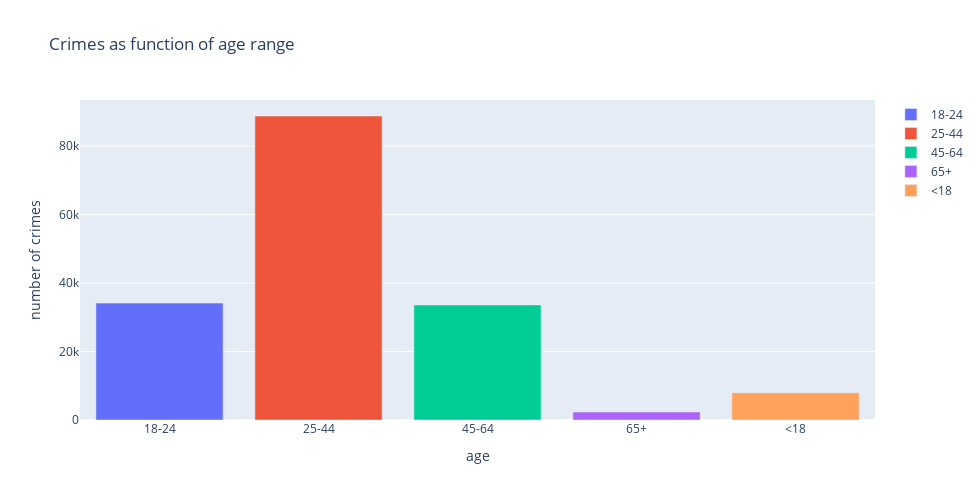

This figure's notebook cell:
### Code cell
fig = px.bar(age,'age', 'ocurrences',color='age',width=980, height=500,orientation = 'v',labels={'ocurrences':'number of crimes'},title ="Crimes as function of age range",)

fig.for_each_trace(
    lambda trace: trace.update(name=next(continents)),
)

fig.show()

### Figure 1 — Plotly figure (JSON) as saved in the notebook; plotly's stock layout.template omitted (floating-point values rounded to 4 significant figures)
{"data": [{"alignmentgroup": "True", "hoverlabel": {"namelength": 0}, "hovertemplate": "age=%{x}<br>number of crimes=%{y}", "legendgroup": "age=18-24", "marker": {"color": "#636efa"}, "name": "18-24", "offsetgroup": "age=18-24", "orientation": "v", "showlegend": true, "textposition": "auto", "type": "bar", "x": ["18-24"], "xaxis": "x", "y": [34151], "yaxis": "y"}, {"alignmentgroup": "True", "hoverlabel": {"namelength": 0}, "hovertemplate": "age=%{x}<br>number of crimes=%{y}", "legendgroup": "age=25-44", "marker": {"color": "#EF553B"}, "name": "25-44", "offsetgroup": "age=25-44", "orientation": "v", "showlegend": true, "textposition": "auto", "type": "bar", "x": ["25-44"], "xaxis": "x", "y": [88810], "yaxis": "y"}, {"alignmentgroup": "True", "hoverlabel": {"namelength": 0}, "hovertemplate": "age=%{x}<br>number of crimes=%{y}", "legendgroup": "age=45-64", "marker": {"color": "#00cc96"}, "name": "45-64", "offsetgroup": "age=45-64", "orientation": "v", "showlegend": true, "textposition": "auto", "type": "bar", "x": ["45-64"], "xaxis": "x", "y": [33612], "yaxis": "y"}, {"alignmentgroup": "True", "hoverlabel": {"namelength": 0}, "hovertemplate": "age=%{x}<br>number of crimes=%{y}", "legendgroup": "age=65+", "marker": {"color": "#ab63fa"}, "name": "65+", "offsetgroup": "age=65+", "orientation": "v", "showlegend": true, "textposition": "auto", "type": "bar", "x": ["65+"], "xaxis": "x", "y": [2325], "yaxis": "y"}, {"alignmentgroup": "True", "hoverlabel": {"namelength": 0}, "hovertemplate": "age=%{x}<br>number of crimes=%{y}", "legendgroup": "age=<18", "marker": {"color": "#FFA15A"}, "name": "<18", "offsetgroup": "age=<18", "orientation": "v", "showlegend": true, "textposition": "auto", "type": "bar", "x": ["<18"], "xaxis": "x", "y": [7988], "yaxis": "y"}], "layout": {"barmode": "relative", "height": 500, "legend": {"tracegroupgap": 0}, "title": {"text": "Crimes as function of age range"}, "width": 980, "xaxis": {"anchor": "y", "categoryarray": ["18-24", "25-44", "45-64", "65+", "<18"], "categoryorder": "array", "domain": [0, 1], "title": {"text": "age"}}, "yaxis": {"anchor": "x", "domain": [0, 1], "title": {"text": "number of crimes"}}}}
